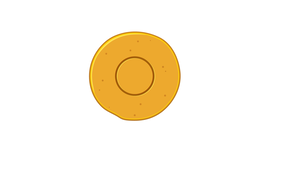
#> input picture client/flask-server/pictures/d_circle.png, 304 x 180 px, found by its file name
$ python contour.py
#> lines starting #> are read from the running program, lines starting #| are printed output that depends on the picture; after the words box and inside, x2 and y2 are one past the last pixel; in counts of white or black regions, pixels touching at a corner belong together
import cv2
import os
import numpy as np

# 이미지 불러오기
# JUNHO: 해당부분은 넣고 싶은 이미지를 우클릭하고 copypath를 하여 가져다 붙이면 됩니다.
img = cv2.imread(r'C:\Users\SAMSUNG\Desktop\A_maskingPRac\Red_team_3_front\client\flask-server\pictures\d_circle.png')
#> img is the input picture: shape (180, 304, 3); mean B, G, R 229.9, 244.5, 252.4

# 이미지의 모양 확인 (높이, 넓이, 채널 수)
height, width, channel = img.shape
#> height = 180; width = 304; channel = 3

# 이미지가 3채널인 경우 4채널로 변경
if channel == 3:
    img = cv2.cvtColor(img, cv2.COLOR_BGR2BGRA)
#> img: shape (180, 304, 4)

# 흰색과 비슷한 색상 범위 정의 (BGR 형태)
lower = np.array([180, 180, 180, 255])  # 밝은 회색
upper = np.array([255, 255, 255, 255])  # 흰색

# 흰색과 비슷한 색상을 가진 픽셀 선택
mask = cv2.inRange(img, lower, upper)
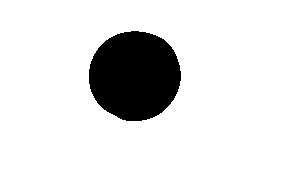
#> mask: shape (180, 304); 88.1% white; 1 black region, box (x1, y1, x2, y2) and area: (89, 31, 181, 121) 6513

# 선택된 픽셀을 투명하게 만들기
img[mask==255] = [0, 0, 0, 0]
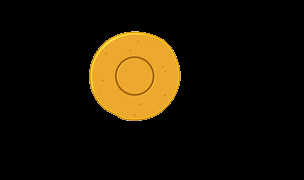
#> img: shape (180, 304, 4); mean B, G, R, A 5.4, 19.9, 27.8, 30.4


# 이미지를 흑백으로 변환
gray = cv2.cvtColor(img, cv2.COLOR_BGR2GRAY)
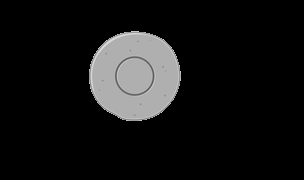
#> gray: shape (180, 304); min 0, max 221, mean 20.6


# Binary 이미지로 변환, 흰색과 검은색으로만 구성된 이미지 127보다 밝으면 흰색(225), 아니면 검은색(0)
_, binary_img = cv2.threshold(gray, 127, 255, cv2.THRESH_BINARY_INV)
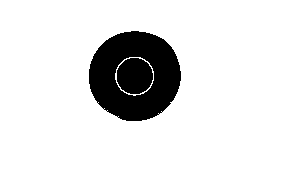
#> binary_img: shape (180, 304); 88.4% white; 2 black regions


# contour를 찾기,
# cv2. RETR_EXTERNAL은 바깥쪽 contour만 찾는다., RETR_LIST는 모든 contour를 찾지만, 계층 구조 상관없이, Retr_tree는 모든 contour를 찾지만, 계층 구조 상관있게
# cv2.CHAIN_APPROX_NONE은 모든 contour 포인트를 저장하지만, cv2.CHAIN_APPROX_SIMPLE은 contour line을 그릴 수 있는 포인트만 저장한다.
contours, _ = cv2.findContours(binary_img, cv2.RETR_TREE, cv2.CHAIN_APPROX_SIMPLE)
#> contours = 4 contours; box (x1, y1, x2, y2) and area: (0, 0, 304, 180) 54237, (88, 30, 182, 122) 6642, (115, 57, 154, 96) 1140, (116, 57, 154, 95) 1086

# [10 lines of commented-out code are left out]
cv2.drawContours(img, contours, 2, (0, 255, 0), 3)        #NOTE: 우산은 49
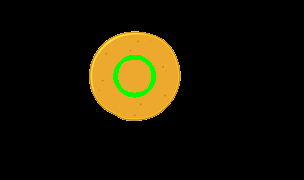
#> img: shape (180, 304, 4); 0.99% of pixels changed, all inside (x1, y1, x2, y2) = (113, 55, 156, 98)

cv2.imshow('img',img)
cv2.waitKey(0)
cv2.destroyAllWindows()


# contour를 그리고 안쪽영역을 채운다.
filled_img = np.zeros_like(binary_img) # img와 같은 크기의 검은색 이미지를 만듭니다.
cv2.drawContours(filled_img, contours, 2, (0, 255, 0), cv2.FILLED) # 검은색 이미지에 흰색으로 채워진 contour를 그립니다.
#> filled_img: shape (180, 304); every value is 0

def on_event_inside_contour(event, x, y, flags, param):
    # print("Event: {}, Coordinates: ({}, {})".format(event, x, y)) JUNHO: 이벤트가 발생할 때마다 좌표를 출력합니다.
    if event == cv2.EVENT_LBUTTONDOWN:
        dist = cv2.pointPolygonTest(contours[2], (x, y), False)
        if dist >= 0:
        # if x> x_min and x<x_max and y>y_min and y<y_max:
            print('inside')
        else:
            print('outside')
cv2.namedWindow('img')
cv2.setMouseCallback('img', on_event_inside_contour)

while True:
    cv2.imshow('img', img)
    if cv2.waitKey(20) & 0xFF == 27:
#> (key Esc is pressed here)
        break
